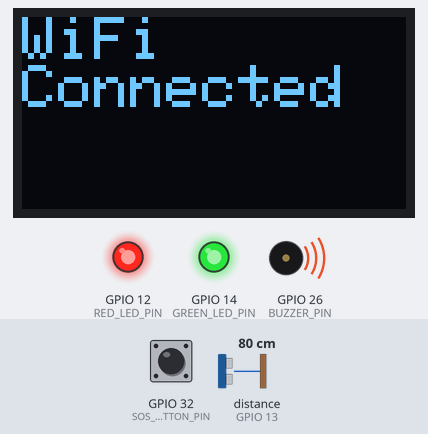
This sketch was run on a simulated ESP32. Parts: 128×64 one-colour display, output pins drawn as LEDs (lit = HIGH), buzzer (waves = sounding, pin HIGH). Dashed ring = blinking. The test bench sets the inputs (shaded band); at power-on: GPIO 32 (SOS_BUTTON_PIN) LOW, distance to the obstacle (sensor on GPIO 13) 80 cm. The echo pulse lasts 58.3 µs per cm; WiFi joins after 1.5 s; servers stay silent unless stated; web services answer with replies made up by the test bench; what the sketch prints to the serial monitor is not drawn.

Above: at 1.7 s.
At 3.8 s:
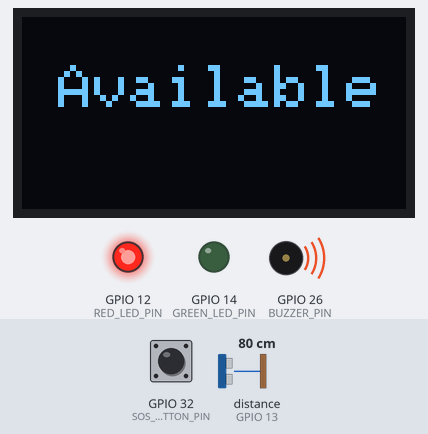
3.9 s: GPIO 32 (SOS_BUTTON_PIN) pulled HIGH for 0.15 s
At 5.72 s:
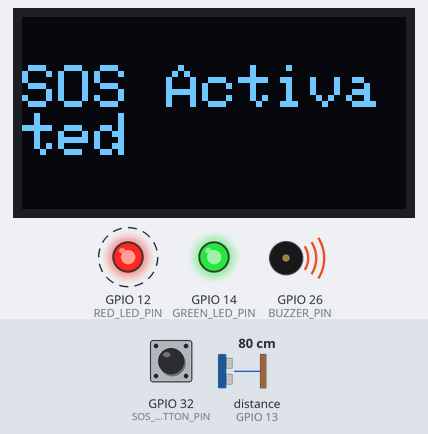
Timing chart, 0 to 13.0 s (numbered marks = the images above; inputs shaded):
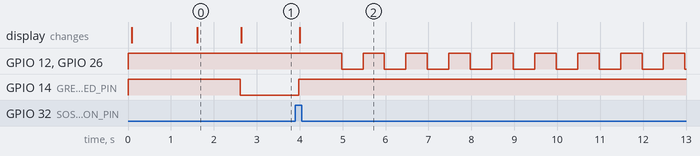

The sketch:

Child_Safety_Telegram.ino
```cpp
/*

  Author : Dibyaranjan
  Date: 31-July-2025

 Project Name: Child Safety Washroom System with SOS Button, Timer, and Telegram Alert
  -The Child Safety Washroom System is an IoT-based safety solution designed to ensure the well-being of children in washrooms.
  -It uses sensors to monitor occupancy, track the duration of stay, and respond to emergencies via an SOS button.
  -The system includes visual and audio alerts and now features Telegram integration to notify caregivers in real-time if help is needed.

  Features
  ✅ Presence Detection: Using Ultrasonic Sensor
  ⏱ Time Monitoring: Triggers alert if user stays too long
  🆘 SOS Button: Allows user to manually request help
  🔒 Reset with Long-Press
  📲 Telegram Notifications: Sends alert messages to caregiver when an SOS or timeout occurs.
  💡 Visual Indicators: RED/GREEN LEDs to show occupancy.
  🔊 Buzzer Alert: indicate safety or emergency states.
  🖥 OLED Display: Shows real-time status and occupancy time.

*/

#include <NewPing.h>
#include <Wire.h>
#include <Adafruit_SSD1306.h>
#include <Ticker.h>
#include <WiFi.h>
#include <HTTPClient.h>

// === Pin Definitions ===
#define TRIG_PIN 15
#define ECHO_PIN 13
#define BUZZER_PIN 26
#define RED_LED_PIN 12
#define GREEN_LED_PIN 14
#define SOS_BUTTON_PIN 32
#define OLED_SDA 21
#define OLED_SCL 22

// === States ===
#define ACTIVE_STATE LOW
#define INACTIVE_STATE HIGH

// === Parameters ===
#define MAX_DISTANCE 200           // cm
#define DETECTION_THRESHOLD 12     // cm
#define TIME_LIMIT 10              // seconds
#define BLINK_INTERVAL 0.5         // seconds
#define SOS_REPEAT_INTERVAL_SEC 4  // ⏲️ Telegram repeat delay (in sec)
#define SOS_HOLD_TIME_MS 5000      // ⏲️ Button hold time to reset (in ms)

// === WiFi Credentials ===
const char *ssid = "SSID";          // Replace with your SSID
const char *password = "PASSWORD";  // Replace with Password

/*

 Steps to create a Telegram Bot
  1.Open Telegram app

  Search for @BotFather and start chat

  Send /newbot

  Give your bot a name and username (e.g. SafeKidBot)

  You'll get a Bot Token like:
  123456789:ABCDefGhIjklMnOpQRsTUVwxYz12345678

  2. Get Your Chat ID
  Start chat with your bot (send any message)

  Visit this URL in browser (replace YOUR_BOT_TOKEN):

  https://api.telegram.org/bot<YOUR_BOT_TOKEN>/getUpdates
  Look for "chat":{"id":...} — that's your chat ID
  e.g., "id": 987654321

*/

// === Telegram Bot Info ===
String botToken = "YOUR_BOT_TOKEN";  // Replace with your bot token
String chatID = "CHAT_ID";           // Replace with your chat ID

// === Global Variables ===
NewPing sonar(TRIG_PIN, ECHO_PIN, MAX_DISTANCE);
Adafruit_SSD1306 display(128, 64, &Wire, -1);
Ticker redLEDBlinker;
Ticker buzzerBeepTicker;
Ticker sosMessageTicker;

unsigned long startTime = 0;
bool isPersonDetected = false;
bool isInAlertMode = false;
bool isInSOSMode = false;
bool sosTriggered = false;
unsigned long sosHoldStart = 0;


void IRAM_ATTR handleSOS() {
  if (!isInSOSMode) {  // Only allow trigger if not already in SOS mode
    sosTriggered = true;
  }
}


void setup() {
  Serial.begin(115200);

  pinMode(BUZZER_PIN, OUTPUT);
  pinMode(RED_LED_PIN, OUTPUT);
  pinMode(GREEN_LED_PIN, OUTPUT);
  pinMode(SOS_BUTTON_PIN, INPUT_PULLDOWN);

  digitalWrite(BUZZER_PIN, INACTIVE_STATE);
  digitalWrite(RED_LED_PIN, INACTIVE_STATE);
  digitalWrite(GREEN_LED_PIN, INACTIVE_STATE);

  attachInterrupt(digitalPinToInterrupt(SOS_BUTTON_PIN), handleSOS, RISING);

  if (!display.begin(SSD1306_SWITCHCAPVCC, 0x3C)) {
    Serial.println(F("SSD1306 allocation failed"));
    while (true)
      ;
  }

  display.clearDisplay();
  display.display();

  WiFi.begin(ssid, password);
  displayMessage("Connecting", "to WiFi");
  while (WiFi.status() != WL_CONNECTED) {
    delay(500);
    Serial.print(".");
  }

  Serial.println("WiFi connected");
  displayMessage("WiFi", "Connected");
  delay(1000);

  resetSystem();
}

void loop() {
  unsigned long currentTime = millis();

  // === SOS HOLD RESET ===
  if (isInSOSMode) {
    if (digitalRead(SOS_BUTTON_PIN) == HIGH) {
      if (sosHoldStart == 0) sosHoldStart = currentTime;
      if (currentTime - sosHoldStart >= SOS_HOLD_TIME_MS) {
        Serial.println("SOS RESET");
        exitSOSMode();
      }
    } else {
      sosHoldStart = 0;
    }
    return;  // Skip ultrasonic detection during SOS
  }

  int distance = sonar.ping_cm();

  // === Normal Occupancy Check ===
  if (isInAlertMode) {
    if (distance == 0 || distance > DETECTION_THRESHOLD) {
      redLEDBlinker.detach();
      buzzerBeepTicker.detach();
      resetSystem();
      isInAlertMode = false;
      sendTelegramMessage("✅ Washroom is now vacant. All okay.");
    }
  }

  if (distance > 0 && distance <= DETECTION_THRESHOLD) {
    if (!isPersonDetected) {
      isPersonDetected = true;
      startTime = currentTime;
    }
    displayElapsedTime(currentTime - startTime);
    indicateOccupied();
  } else {
    isPersonDetected = false;
    resetSystem();
  }

  // === SOS Activation ===
  if (sosTriggered) {
    sosTriggered = false;
    enterSOSMode();  // enter SOS and start periodic alerts
  }

  // === Timer Alert ===
  if (isPersonDetected && (currentTime - startTime) / 1000 >= TIME_LIMIT) {
    triggerAlert("Time Limit Exceeded");
    sendTelegramMessage("⚠️ Time Limit Exceeded in Washroom!");
  }

  delay(100);
}

// === Ticker Callbacks ===
void toggleRedLED() {
  static bool state = false;
  digitalWrite(RED_LED_PIN, state ? ACTIVE_STATE : INACTIVE_STATE);
  state = !state;
}

void toggleBuzzer() {
  static bool state = false;
  digitalWrite(BUZZER_PIN, state ? ACTIVE_STATE : INACTIVE_STATE);
  state = !state;
}

void sendRepeatedSOS() {
  sendTelegramMessage("🚨 SOS Button Pressed in Washroom!");
}

// === Mode Management ===
void enterSOSMode() {
  if (isInSOSMode) return;  // Don't allow re-entry

  isInSOSMode = true;
  isInAlertMode = true;
  sosTriggered = false;  // Clear trigger immediately
  sosHoldStart = 0;

  digitalWrite(GREEN_LED_PIN, INACTIVE_STATE);
  redLEDBlinker.attach(BLINK_INTERVAL, toggleRedLED);
  buzzerBeepTicker.attach(BLINK_INTERVAL, toggleBuzzer);
  sosMessageTicker.attach(SOS_REPEAT_INTERVAL_SEC, sendRepeatedSOS);

  displayMessage(" ", "SOS Activated");
  sendTelegramMessage("🚨 SOS Button Pressed in Washroom!");
}


void exitSOSMode() {
  isInSOSMode = false;
  isInAlertMode = false;
  sosTriggered = false;
  sosHoldStart = 0;

  redLEDBlinker.detach();
  buzzerBeepTicker.detach();
  sosMessageTicker.detach();

  resetSystem();
  sendTelegramMessage("✅ SOS Deactivated");
}


void triggerAlert(const char *message) {
  isInAlertMode = true;
  digitalWrite(GREEN_LED_PIN, INACTIVE_STATE);
  redLEDBlinker.attach(BLINK_INTERVAL, toggleRedLED);
  buzzerBeepTicker.attach(BLINK_INTERVAL, toggleBuzzer);
  displayMessage(" ", message);
}

void resetSystem() {
  redLEDBlinker.detach();
  buzzerBeepTicker.detach();
  sosMessageTicker.detach();

  digitalWrite(BUZZER_PIN, INACTIVE_STATE);
  digitalWrite(RED_LED_PIN, INACTIVE_STATE);
  digitalWrite(GREEN_LED_PIN, ACTIVE_STATE);

  displayMessage(" ", " Available");
}

void indicateOccupied() {
  digitalWrite(RED_LED_PIN, ACTIVE_STATE);
  digitalWrite(GREEN_LED_PIN, INACTIVE_STATE);
}

// === Display Functions ===
void displayMessage(const char *line1, const String &line2) {
  display.clearDisplay();
  display.setTextSize(2);
  display.setTextColor(SSD1306_WHITE);
  display.setCursor(0, 0);
  display.println(line1);
  display.println(line2);
  display.display();
}

void displayElapsedTime(unsigned long elapsedMillis) {
  int seconds = (elapsedMillis / 1000) % 60;
  int minutes = (elapsedMillis / 60000) % 60;
  display.clearDisplay();
  display.setTextSize(1);
  display.setTextColor(SSD1306_WHITE);
  display.setCursor(30, 10);
  display.println("Occupied from");
  display.setTextSize(2);
  display.setCursor(40, 20);
  display.printf("%02d:%02d", minutes, seconds);
  display.display();
}

// === Telegram Function ===
void sendTelegramMessage(String message) {
  if (WiFi.status() == WL_CONNECTED) {
    HTTPClient http;
    String url = "https://api.telegram.org/bot" + botToken + "/sendMessage?chat_id=" + chatID + "&text=" + message;
    http.begin(url);
    int httpCode = http.GET();
    if (httpCode > 0) {
      Serial.println("Telegram Message Sent");
    } else {
      Serial.println("Failed to send message");
    }
    http.end();
  }
}
```

Measured:
- after the input at 3.9 s, GPIO 12 (RED_LED_PIN), GPIO 26 (BUZZER_PIN): alternates HIGH for 0.50 s and LOW for 0.50 s, starting after 1.1 s; GPIO 14 (GREEN_LED_PIN): LOW → HIGH after 0.08 s; the display: changes after 0.10 s (image 2)
- what the display in image 0 shows lasts 1.0 s, from 1.6 s to 2.6 s
